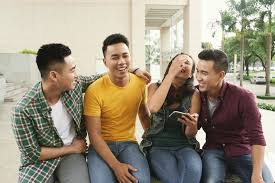
#> input picture pcd-stup/rice.jpg, 275 x 183 px
$ jupyter execute Untitled1.ipynb   (shell and % lines are left out)
#> lines starting #> are read from the running program, lines starting #| are printed output that depends on the picture; after the words box and inside, x2 and y2 are one past the last pixel; in counts of white or black regions, pixels touching at a corner belong together
[cell 1]
from IPython.display import Image

Image("output_pixel.jpg")
Image("threshold.jpg")
Image("edges.jpg")
Image("contour.jpg")

[cell 2]
import cv2
import numpy as np
import matplotlib.pyplot as plt

# 1. Baca gambar
img = cv2.imread('rice.jpg')
#> img is the input picture: shape (183, 275, 3); mean B, G, R 125.3, 143.1, 153.1

if img is None:
    print("Gambar tidak ditemukan!")
else:
    img_rgb = cv2.cvtColor(img, cv2.COLOR_BGR2RGB)

    # 2. Convert ke grayscale
    gray = cv2.cvtColor(img, cv2.COLOR_BGR2GRAY)
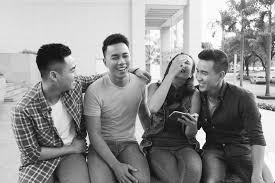
#> gray: shape (183, 275); min 1, max 255, mean 144.1

    # 3. Blur untuk mengurangi noise
    blur = cv2.GaussianBlur(gray, (5,5), 0)
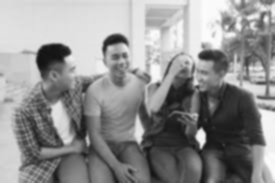
#> blur: shape (183, 275); min 19, max 253, mean 144.1

    # 4. Threshold (biner)
    _, thresh = cv2.threshold(blur, 127, 255, cv2.THRESH_BINARY)
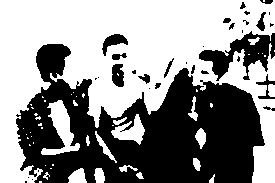
#> thresh: shape (183, 275); 56.5% white; 33 black regions (16 under 20 px)

    # 5. Cari kontur (objek)
    contours, _ = cv2.findContours(thresh, cv2.RETR_EXTERNAL, cv2.CHAIN_APPROX_SIMPLE)
#> contours = 50 contours, 36 with area under 20; largest, box (x1, y1, x2, y2) and area: (0, 0, 275, 183) 25804, (41, 100, 80, 155) 786, (111, 114, 145, 145) 443, (68, 168, 87, 183) 174, (195, 128, 206, 149) 123

    print("Jumlah objek terdeteksi:", len(contours))
#| Jumlah objek terdeteksi: 50

    # 6. Gambar bounding box
    for cnt in contours:
        area = cv2.contourArea(cnt)

        # Filter objek kecil (noise)
        if area > 100:
            x, y, w, h = cv2.boundingRect(cnt)
            cv2.rectangle(img_rgb, (x,y), (x+w, y+h), (255,0,0), 2)
#> this loop made 50 passes
#> (area, x, y, w, h) on passes 5, 6, 19, 20, 27, 33, 50: (111, 94, 168, 11, 15), (174.5, 68, 168, 19, 15), (117.5, 95, 131, 22, 32), (123, 195, 128, 11, 21), (443, 111, 114, 34, 31), (785.5, 41, 100, 39, 55), (25803.5, 0, 0, 275, 183)
#> area on passes 3, 8, 11, 25, 35, 42: 25, 42, 58.5, 35.5, 71, 66
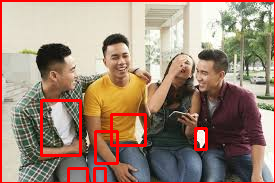
#> img_rgb: shape (183, 275, 3); mean R, G, B 159.8, 134.8, 118

    # 7. Tampilkan hasil
    plt.imshow(img_rgb)
#> (this line was passed over: IPython is not available in this run)
    plt.title("Deteksi Objek")
#> (this line was passed over: IPython is not available in this run)
    plt.axis("off")
#> (this line was passed over: IPython is not available in this run)
    plt.show()
